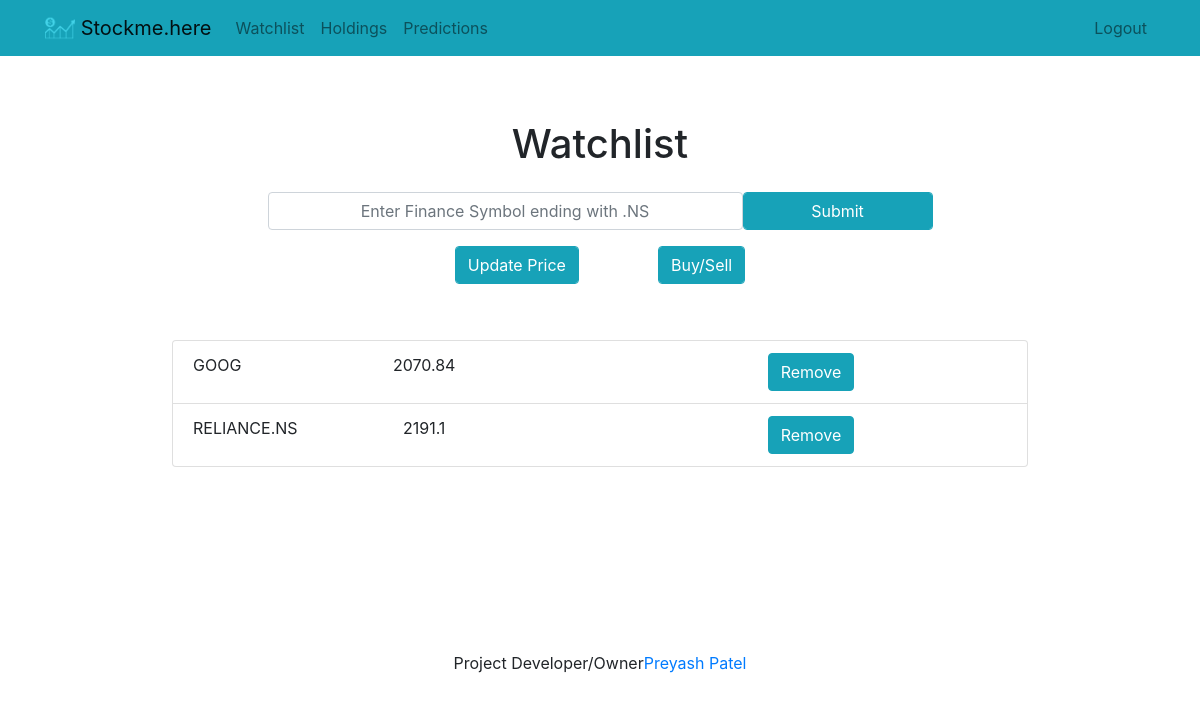
Page /watchlist/ (signed in) on the earlier database version.
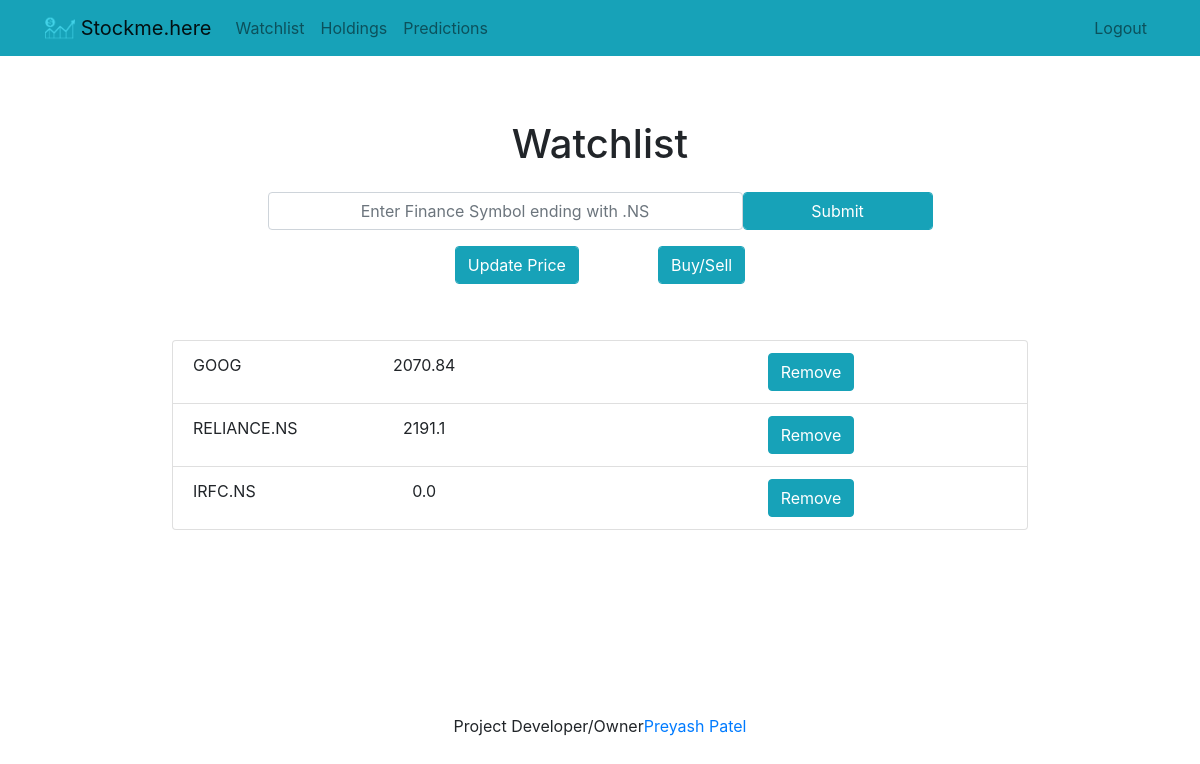
Same page on the later database version.
### home/models.py (models this page shows, shortened)
class DataModel(Model):
    symbol = models.CharField(max_length = 50)
    qty = models.IntegerField(max_length=10, default=0)
    avgCost = models.FloatField(max_length=10, default=0)
    price = models.FloatField(max_length=10,default=0)
    created = models.DateTimeField(auto_now_add=True)
    user = models.ForeignKey(User, on_delete = models.CASCADE)
    class Meta:
        db_table = "datamodel_table"

### home/views.py (the view, shortened to what this page needs)
# urls.py: path('watchlist/', views.watchlist, name="watchlist"),
@login_required
def watchlist(request):
    watchlist_stock = DataModel.objects.filter(user=request.user)
    if request.method == "GET":
        return render(request, "home/watchlist.html", {"error": "", "form": "", "watchlist_stock":watchlist_stock})

### home/templates/home/watchlist.html (shortened to what this page needs)
{% extends "home/base.html" %}
{% block content %}
    <div class="row justify-content-center mt-5 text-center">
        <div class="col-md-10 p-3">
            <h1>Watchlist</h1>
        </div>
    </div>
    <form method="post" class="row justify-content-center">
        <input class="form-control col-md-5 text-center" type="text" placeholder="Enter Finance Symbol ending with .NS" name="symbol"/>
        <br class="form-control col-md-1" />
        <input type="submit" class="form-control col-md-2 btn btn-info" value="Submit" />
    </form>
    <div class="row justify-content-center mt-3 row">
        <div class="col-md-10">
        {% if watchlist_stock %}
            <div class="row justify-content-center">
            <form method="post" action="{% url 'update_stock_price' %}">
                <input type="submit" value="Update Price" class="form-control col btn-info"/>
            </form>
                <p class="col-1"></p>
            <form method="GET" action="{% url 'transaction' %}">
                <input type="submit" value="Buy/Sell" class="form-control col-12 btn-info"/>
            </form>
                </div>
            <br class="p-2">
            <div class="list-group form-group p-4 m-2">
                <ul class="list-group form-group text-center table">
                    {% for stock in watchlist_stock %}
                      <li class="list-group-item justify-content-center">
                          <div class="row">
                              <div class="col-1">
                                  {{ stock.symbol }}
                              </div>
                              <div class="col-5">
                                  {{ stock.price }}
                              </div>
                              <div class="col">
                                  <form method="post" action="{% url 'remove_from_watchlist' stock.id %}">
                                      <input type="submit" value="Remove" class="btn btn-info"/>
                                  </form>
                              </div>
                          </div>
                      </li>
                    {% endfor %}
                </ul>
                <br>
            </div>
        {% else %}
            <div class="text-center p-5">
                <h2>Looks like you don't have any Stocks in Watchlist!.</h2>
            </div>
        {% endif %}
        </div>
    </div>
{% endblock %}

Differences in the rows shown:
added DataModel: symbol "IRFC.NS", price "0.0"
